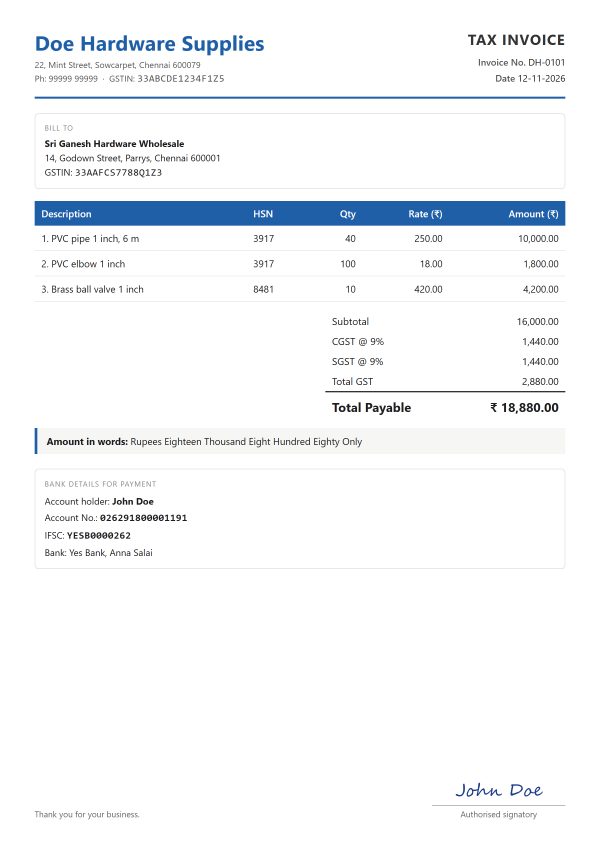
#> input picture payright/invoices/inv01_doe.png, 1800 x 2546 px (shown at 1/3 size)
$ python -i make_invoices.py   (imports and definitions only)
#> lines starting #> are read from the running program, lines starting #| are printed output that depends on the picture; after the words box and inside, x2 and y2 are one past the last pixel; in counts of white or black regions, pixels touching at a corner belong together
"""Make the test invoices, each with its ground truth, so we can measure the reader and the checker.

  python make_invoices.py            demo set   -> payright/invoices/            (9: 4 clean, 5 traps)
  python make_invoices.py stress     stress set -> payright/test_sets/stress/    (8 harder cases)
  python make_invoices.py ladder     fail-safe  -> payright/test_sets/ladder/    (5 photos, perfect -> unreadable)
  python make_invoices.py languages  languages  -> payright/test_sets/languages/ (the other 20 of India's 22 languages)
  python make_invoices.py all

Every set gets an answer key (`invoice_answer_key.json`) that run.py and evidence.py read:
  {"file", "expected", "accept", "trap", "truth": {every field as printed on the bill}}

Each invoice is laid out as HTML and rendered by headless Edge/Chrome, because the browser shapes
Tamil and Devanagari correctly. Photos are then made from the flat page (tilt, perspective,
uneven light, blur, grain, JPEG). Same input, same pixels: the sets are reproducible.

The Cashfree sandbox only pays three accounts, so every invoice uses them.
File names are neutral on purpose: the trap is written only in the answer key.
"""
import json
import random
import shutil
import subprocess
import sys
import tempfile
from pathlib import Path

import numpy as np
from PIL import Image, ImageDraw, ImageFilter

HERE = Path(__file__).parent
BUYER = ("Sri Ganesh Hardware Wholesale", "14, Godown Street, Parrys, Chennai 600001", "33AAFCS7788Q1Z3")

DOE = dict(id="v1", name="Doe Hardware Supplies", gstin="33ABCDE1234F1Z5", holder="John Doe",
           acct="026291800001191", ifsc="YESB0000262", bank="Yes Bank, Anna Salai",
           addr="22, Mint Street, Sowcarpet, Chennai 600079", phone="99999 99999")
WELLS = dict(id="v2", name="Wells Paints and Chemicals", gstin="33FGHIJ5678K1Z2", holder="Tom Wells",
             acct="1233943142", ifsc="ICIC0000009", bank="ICICI Bank, T. Nagar",
             addr="7/3, Ranganathan Street, T. Nagar, Chennai 600017", phone="99999 99999")
HOPE = dict(id="v3", name="Hope Electricals", gstin="33KLMNO9012P1Z8", holder="Bob Hope",
            acct="388108022658", ifsc="ICIC0000009", bank="ICICI Bank, Ritchie Street",
            addr="41, Ritchie Street, Mount Road, Chennai 600002", phone="99999 99999")
JANE = {**DOE, "id": None, "name": "Jane D Traders", "gstin": "33PQRST3456U1Z9",
        "addr": "5, Narayana Mudali Street, Chennai 600079"}


# ---------- numbers ----------
DEVA = str.maketrans("0123456789", "०१२३४५६७८९")


# [8 lines left out: function inr, not called in this run]


ONES = ("Zero One Two Three Four Five Six Seven Eight Nine Ten Eleven Twelve Thirteen Fourteen "
        "Fifteen Sixteen Seventeen Eighteen Nineteen").split()
TENS = "_ _ Twenty Thirty Forty Fifty Sixty Seventy Eighty Ninety".split()


# [35 lines left out: functions words, figures, truth, not called in this run]


# ---------- printed invoice template ----------
CSS = """
* { box-sizing: border-box; margin: 0; padding: 0; }
html, body { width: 900px; height: 1273px; background: #fff; }
body { font-family: 'Segoe UI', 'Nirmala UI', Arial, sans-serif; color: #1d1d1f; font-size: 15px; }
.page { padding: 44px 52px; height: 1273px; position: relative; }
.head { display: flex; justify-content: space-between; align-items: flex-start;
        border-bottom: 3px solid var(--accent); padding-bottom: 16px; }
.brand { font-size: 31px; font-weight: 700; color: var(--accent); letter-spacing: .2px; line-height: 1.25; }
.sub { font-size: 13px; color: #555; margin-top: 4px; line-height: 1.5; }
.doc { text-align: right; }
.doc .t { font-size: 22px; font-weight: 700; letter-spacing: 1px; color: #333; }
.meta { margin-top: 8px; font-size: 14px; line-height: 1.7; }
.meta b { display: inline-block; min-width: 92px; color: #555; font-weight: 600; }
.parties { display: flex; gap: 24px; margin: 22px 0 18px; }
.box { flex: 1; border: 1px solid #ddd; border-radius: 6px; padding: 12px 14px; font-size: 14px; line-height: 1.55; }
.box .lbl { font-size: 11px; text-transform: uppercase; letter-spacing: 1px; color: #888; margin-bottom: 4px; }
table { width: 100%; border-collapse: collapse; font-size: 14.5px; }
th { background: var(--accent); color: #fff; text-align: left; padding: 9px 10px; font-weight: 600; }
td { padding: 9px 10px; border-bottom: 1px solid #e6e6e6; }
.n { text-align: right; font-variant-numeric: tabular-nums; }
.sum { width: 360px; margin-left: auto; margin-top: 14px; font-size: 15px; }
.sum td { border: none; padding: 5px 10px; }
.sum .grand td { border-top: 2px solid #333; font-size: 19px; font-weight: 700; padding-top: 9px; }
.words { margin-top: 14px; padding: 10px 14px; background: #f6f6f4; border-left: 4px solid var(--accent);
         font-size: 14.5px; }
.bank { margin-top: 22px; display: flex; gap: 24px; }
.bank .box { line-height: 1.75; }
.mono { font-family: Consolas, monospace; font-size: 15px; letter-spacing: .5px; }
.note { margin-top: 16px; font-size: 14px; padding: 10px 14px; border: 1.5px dashed #c0392b;
        color: #a5281b; border-radius: 6px; font-weight: 600; }
.foot { position: absolute; left: 52px; right: 52px; bottom: 44px; display: flex;
        justify-content: space-between; align-items: flex-end; font-size: 12.5px; color: #666; }
.sign { text-align: center; }
.sign .s { font-family: 'Segoe Script', 'Ink Free', cursive; font-size: 26px; color: #1b3a8a; }
.sign .l { border-top: 1px solid #999; padding-top: 4px; min-width: 200px; }
/* the disguised duplicate uses a plain, older-looking layout */
.plain .head { border-bottom: 1px solid #000; }
.plain .brand { color: #000; font-family: 'Times New Roman', serif; font-size: 30px; }
.plain th { background: #fff; color: #000; border-top: 1px solid #000; border-bottom: 1px solid #000; }
.plain .words { background: none; border: 1px solid #000; }
"""

LABELS = {"invoice": "TAX INVOICE", "no": "Invoice No.", "date": "Date", "due": "Due Date",
          "bill_to": "Bill to", "item": "Description", "hsn": "HSN", "qty": "Qty",
          "rate": "Rate (₹)", "amt": "Amount (₹)", "subtotal": "Subtotal", "cgst": "CGST @ 9%",
          "sgst": "SGST @ 9%", "gst": "Total GST", "total": "Total Payable", "words": "Amount in words",
          "bank": "Bank details for payment", "holder": "Account holder", "acct": "Account No.",
          "ifsc": "IFSC", "bankname": "Bank", "sign": "Authorised signatory", "thanks": "Thank you for your business."}


# [112 lines left out: functions printed, handwritten, browser, render, not called in this run]


# How bad the phone photo is. 1 = a decent shot on a counter; 4 = dim, shaken, tiny.
PHOTO = {1: dict(blur=0.8, noise=5.5, dark=0.00, scale=0.62, tilt=-2.2),
         2: dict(blur=1.6, noise=9.0, dark=0.28, scale=0.50, tilt=3.5),
         3: dict(blur=2.6, noise=14., dark=0.45, scale=0.36, tilt=-6.0),
         4: dict(blur=4.0, noise=22., dark=0.62, scale=0.24, tilt=9.0)}


def phone_photo(src, dst, level=1, seed=3):
    """Flat page -> a bill photographed on a counter: tilt, perspective, light falloff, grain."""
#> called with src = 'invoices/inv01_doe.png', dst = 'out.png', level = 1, seed = 3
    p = PHOTO[level]
    rnd = random.Random(seed)
    page = Image.open(src).convert("RGB")
#> page is the input picture: PIL image 1800x2546 RGB; mean R, G, B 245, 246.9, 249.1
    w, h = page.size
    W, H = int(w * 1.22), int(h * 1.16)
    base = np.random.default_rng(seed).normal(0, 6, (H, W, 1)) + np.array([92, 78, 64])  # counter top
    canvas = Image.fromarray(np.clip(base, 0, 255).astype("uint8"))
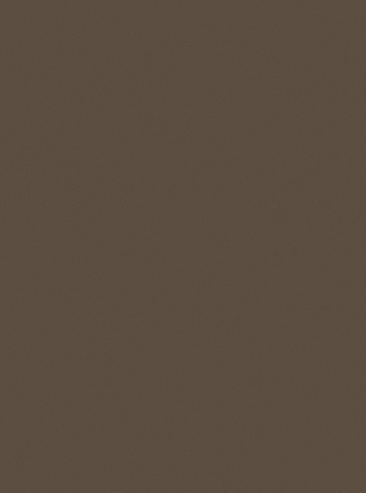
#> canvas: PIL image 2196x2953 RGB (shown at 1/6 size); mean R, G, B 91.5, 77.5, 63.5
    shadow = Image.new("L", (W, H), 0)
#> shadow: PIL image 2196x2953 L; every value is 0
    ox, oy = (W - w) // 2, (H - h) // 2
    ImageDraw.Draw(shadow).rectangle([ox + 18, oy + 26, ox + w + 18, oy + h + 26], fill=150)
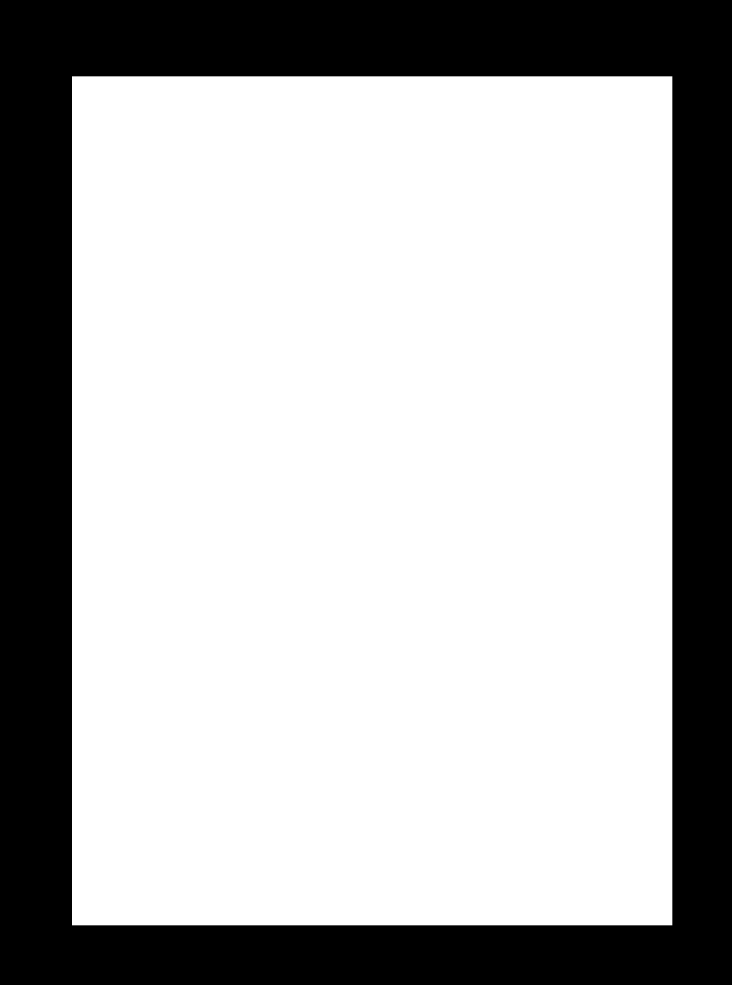
#> shadow: PIL image 2196x2953 L (shown at 1/3 size); values 0 (black) and 150 (white), 70.7% white; 1 black region, box (x1, y1, x2, y2) and area: (0, 0, 2196, 2953) 1897641
    canvas.paste((30, 24, 20), (0, 0), shadow.filter(ImageFilter.GaussianBlur(28)))
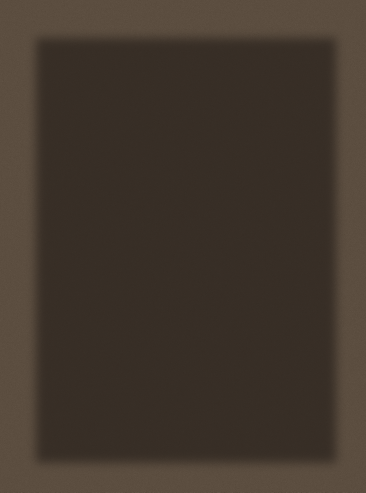
#> canvas: PIL image 2196x2953 RGB (shown at 1/6 size); mean R, G, B 65.9, 55.2, 45.4
    canvas.paste(page, (ox, oy))
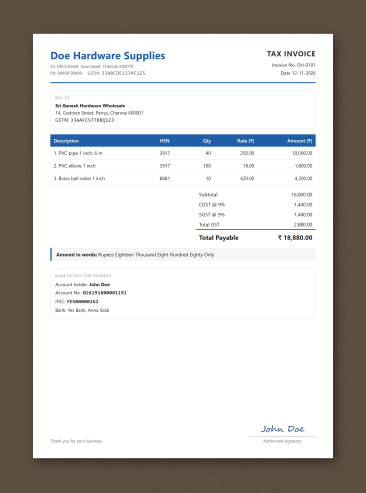
#> canvas: PIL image 2196x2953 RGB (shown at 1/6 size); mean R, G, B 199.3, 196.6, 194.2
    j = lambda a: a * rnd.uniform(0.8, 1.2)  # camera held a bit low and to the left
    quad = (j(70), j(40), j(30), H - j(60), W - j(20), H - j(25), W - j(85), j(70))
    photo = canvas.transform((W, H), Image.QUAD, quad, Image.BICUBIC).rotate(p["tilt"], Image.BICUBIC, expand=False)
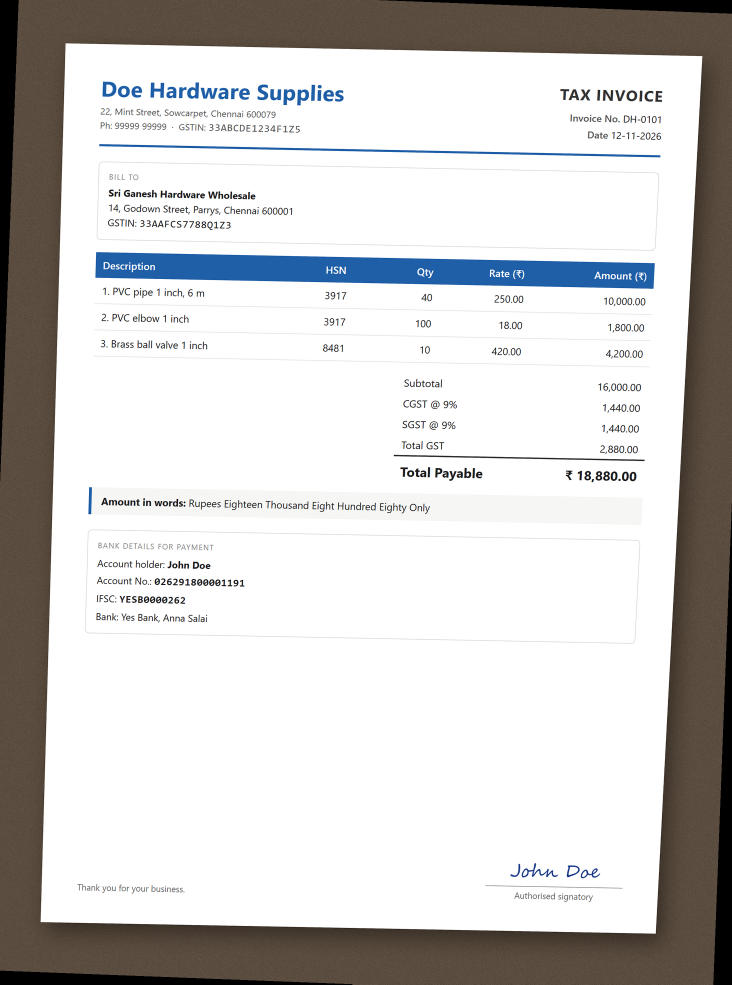
#> photo: PIL image 2196x2953 RGB (shown at 1/3 size); mean R, G, B 205.6, 204.2, 203
    a = np.asarray(photo).astype("float32")
    yy, xx = np.mgrid[0:H, 0:W]
    light = 1.08 - 0.30 * ((xx / W) * 0.55 + (yy / H) * 0.45)  # window top-left
    light -= 0.18 * np.exp(-(((xx - W * .72) / (W * .25)) ** 2 + ((yy - H * .62) / (H * .3)) ** 2))  # hand shadow
    a = a * light[..., None] * np.array([1.03, 1.0, 0.93]) * (1 - p["dark"])
#> (the rest of the program and of its run is left out)
